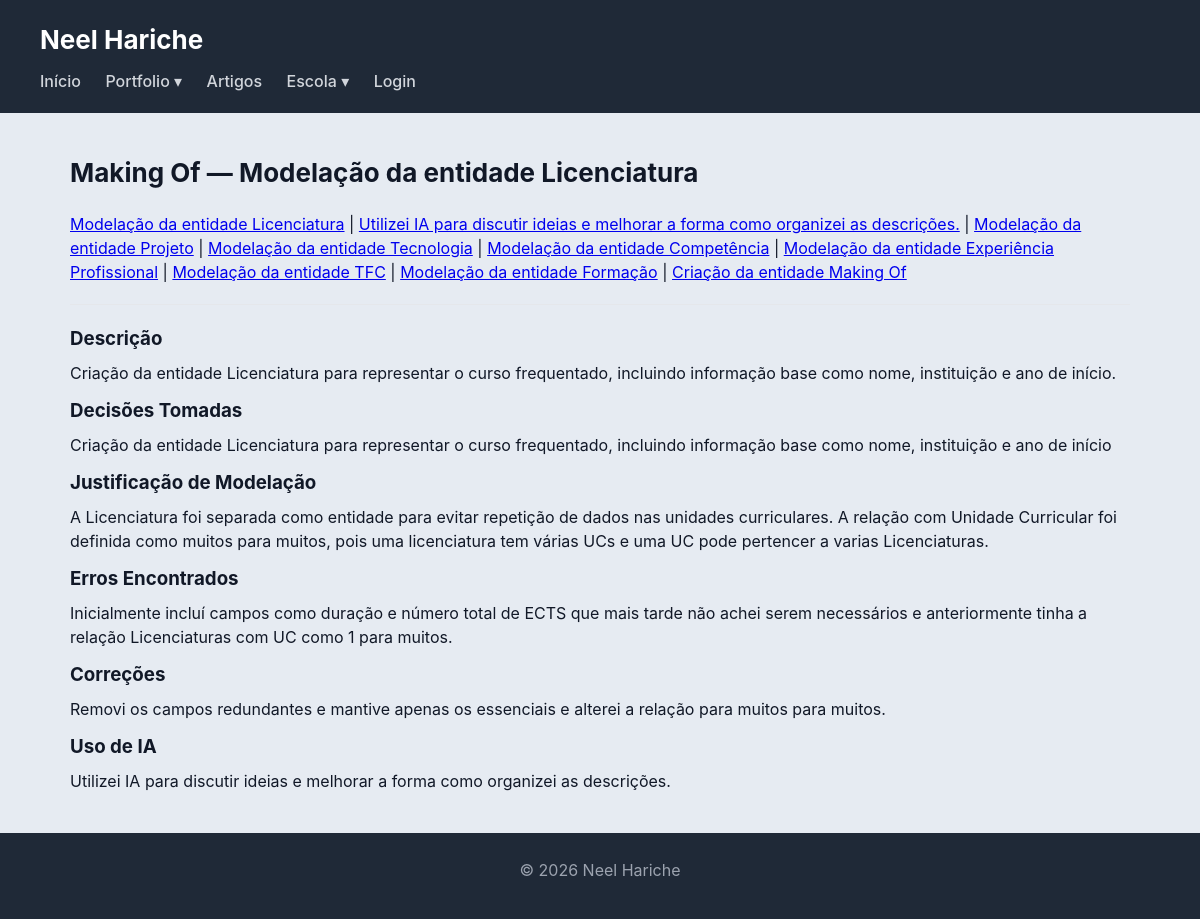
Page /makingof/ on the earlier database version.
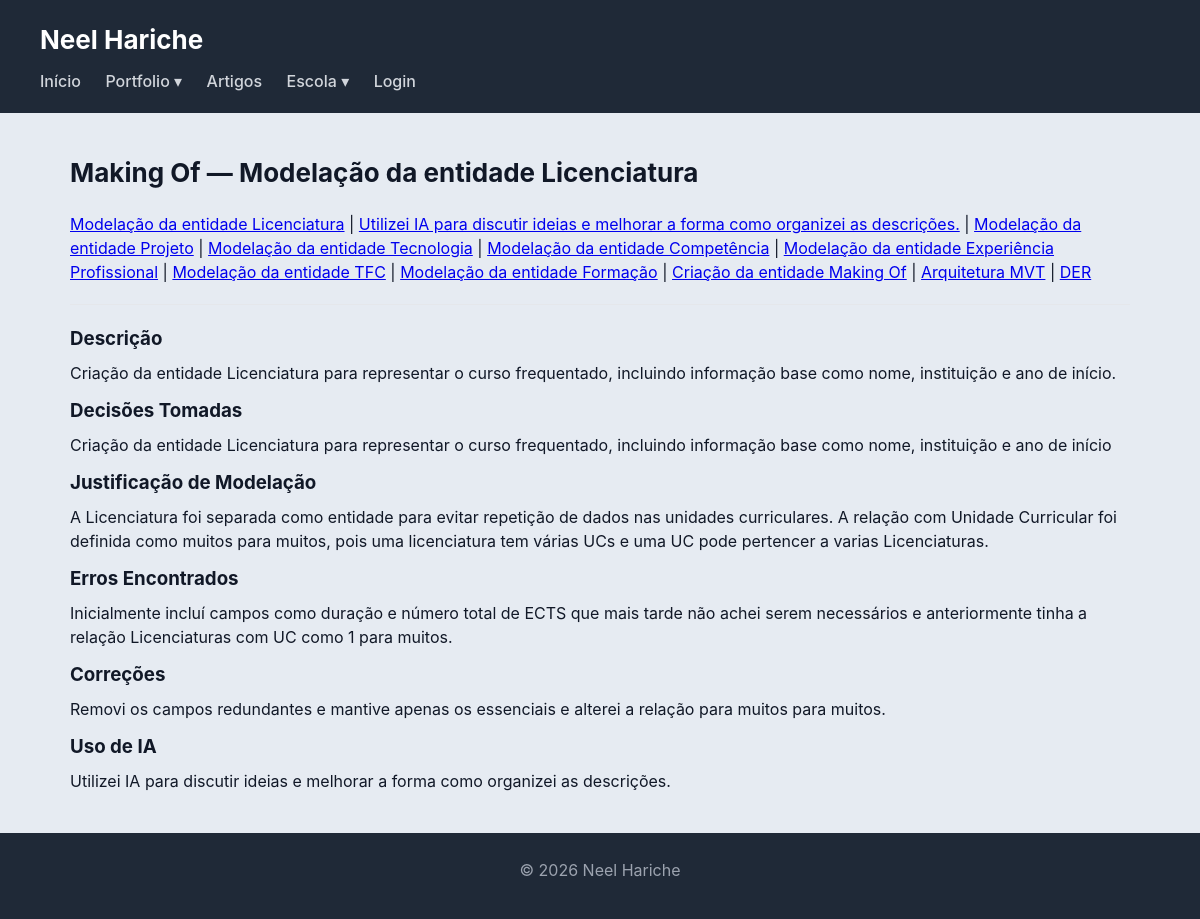
Same page on the later database version.
### portfolio/models.py (models this page shows, shortened)
class MakingOf(models.Model):
    ENTIDADE_CHOICES = [
        ('licenciatura','Licenciatura'),
        ('uc','Unidade Curricular'),
        ('projeto','Projeto'),
        ('tecnologia','Tecnologia'),
        ('competencia','Competência'),
        ('formacao','Formação'),
        ('tfc','TFC'),
        ('experiencia','Experiência Profissional'),
        ('MakingOf','MakingOf'),
    ]
    titulo = models.CharField(max_length=200)
    entidade_relacionada = models.CharField(max_length=30, choices=ENTIDADE_CHOICES,blank=True, null=True)
    descricao = models.TextField(blank=True, null=True)
    decisoes_tomadas = models.TextField(blank=True)
    justificacao_modelacao = models.TextField(blank=True)
    erros_encontrados = models.TextField(blank=True)
    correcoes = models.TextField(blank=True)
    uso_ia = models.TextField(blank=True)
    foto = models.ImageField(upload_to='makingof/', blank=True, null=True)
    foto2 = models.ImageField(upload_to='makingof/', blank=True, null=True)
    foto3 = models.ImageField(upload_to='makingof/', blank=True, null=True)
    foto4 = models.ImageField(upload_to='makingof/', blank=True, null=True)
    foto5 = models.ImageField(upload_to='makingof/', blank=True, null=True)

### portfolio/views.py (the view)
# urls.py: path('makingof/', views.makingof_view, name='makingof'),
def makingof_view(request, pk=None):
    makingofs = MakingOf.objects.all().order_by('id')
    entrada = get_object_or_404(MakingOf, pk=pk) if pk else makingofs.first()
    return render(request, 'portfolio/makingof.html', {'entrada': entrada, 'makingofs': makingofs})

### portfolio/templates/portfolio/makingof.html (shortened to what this page needs)
{% extends 'portfolio/base.html' %}
{% load markdownify %}
{% block content %}
<h2>Making Of — {{ entrada.titulo }}</h2>
<nav>
    {% for m in makingofs %}
        <a href="{% url 'makingof_detalhe' m.pk %}">{{ m.titulo }}</a>
        {% if not forloop.last %} | {% endif %}
    {% endfor %}
</nav>
<hr>
{% if entrada.descricao %}
<section>
    <h3>Descrição</h3>
    <div>{{ entrada.descricao|markdownify }}</div>
</section>
{% endif %}
{% if entrada.decisoes_tomadas %}
<section>
    <h3>Decisões Tomadas</h3>
    <div>{{ entrada.decisoes_tomadas|markdownify }}</div>
</section>
{% endif %}
{% if entrada.justificacao_modelacao %}
<section>
    <h3>Justificação de Modelação</h3>
    <div>{{ entrada.justificacao_modelacao|markdownify }}</div>
</section>
{% endif %}
{% if entrada.erros_encontrados %}
<section>
    <h3>Erros Encontrados</h3>
    <div>{{ entrada.erros_encontrados|markdownify }}</div>
</section>
{% endif %}
{% if entrada.correcoes %}
<section>
    <h3>Correções</h3>
    <div>{{ entrada.correcoes|markdownify }}</div>
</section>
{% endif %}
{% if entrada.uso_ia %}
<section>
    <h3>Uso de IA</h3>
    <div>{{ entrada.uso_ia|markdownify }}</div>
</section>
{% endif %}
{% endblock %}

Differences in the rows shown:
shown differently, row unchanged: MakingOf "Criação da entidade Making Of": now shows "|"
added MakingOf: titulo "Arquitetura MVT"
added MakingOf: titulo "DER"
